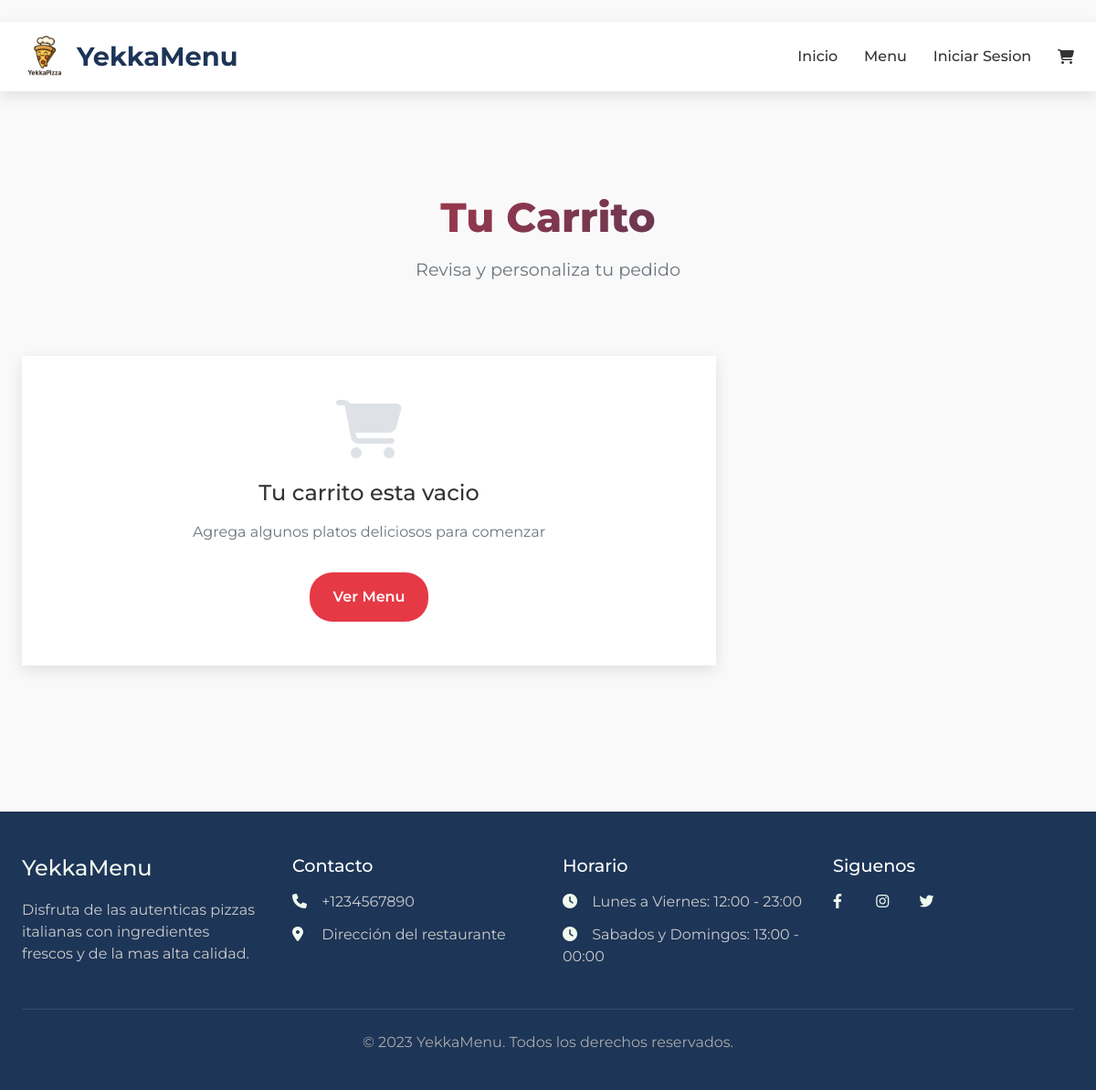
/carrito, run on the app's committed database.
### app.py (models this page shows)
class Configuracion(db.Model):
    id = db.Column(db.Integer, primary_key=True)
    nombre_restaurante = db.Column(db.String(100), default="Mi Restaurante")
    telefono = db.Column(db.String(20), default="+1234567890")
    direccion = db.Column(db.String(200), default="Dirección del restaurante")
    logo = db.Column(db.String(200), default="logo.png")
    impuesto = db.Column(db.Float, default=0.0)
    max_extras = db.Column(db.Integer, default=5)

### app.py (the view)
@app.route('/carrito')
def carrito():
    carrito = session.get('carrito', [])
    config = Configuracion.query.first()
    extras = Extra.query.filter_by(activo=True).all()
    max_extras = config.max_extras if config else 5
    total = 0
    return render_template('carrito.html', config=config, extras=extras, max_extras=max_extras,total=total)

### templates/carrito.html (shortened to what this page needs)
{% extends "base.html" %}
{% block content %}
<section class="section">
    <div class="container">
        <div class="cart-header">
            <h1>Tu Carrito</h1>
            <p>Revisa y personaliza tu pedido</p>
        </div>
        <div class="row">
            <div class="col-lg-8">
                <div class="cart-container">
                    {% if session.carrito and session.carrito|length > 0 %}
                    {% for item in session.carrito %}
                    <div class="cart-item fade-in">
                        <div class="cart-item-info">
                            <div class="cart-item-image">
                                <img src="{% if item.imagen %}{{ url_for('uploaded_file', filename=item.imagen) }}{% else %}{{ url_for('static', filename='images/default-dish.jpg') }}{% endif %}" alt="{{ item.nombre }}">
                            </div>
                            <div class="cart-item-details">
                                <h4>{{ item.nombre }}</h4>
                                <p class="cart-item-price">${{ "%.2f"|format(item.precio) }}</p>
                                {% if item.personalizaciones %}
                                <div class="cart-item-customizations">
                                    <small>
                                        Personalizaciones:
                                        {% for key, value in item.personalizaciones.items() %}
                                        {{ value.nombre }}{% if not loop.last %}, {% endif %}
                                        {% endfor %}
                                    </small>
                                </div>
                                {% endif %}
                            </div>
                        </div>
                        <div class="cart-item-actions">
                            <div class="quantity-selector">
                                <button class="quantity-btn" onclick="updateCartItem({{ loop.index0 }}, {{ item.cantidad - 1 }})">-</button>
                                <input type="number" class="quantity-input" value="{{ item.cantidad }}" min="1" readonly>
                                <button class="quantity-btn" onclick="updateCartItem({{ loop.index0 }}, {{ item.cantidad + 1 }})">+</button>
                            </div>
                            <button class="btn btn-danger" onclick="removeCartItem({{ loop.index0 }})">
                                <i class="fas fa-trash"></i>
                            </button>
                        </div>
                    </div>
                    {% endfor %}
                    {% else %}
                    <div class="empty-cart">
                        <i class="fas fa-shopping-cart"></i>
                        <h3>Tu carrito esta vacio</h3>
                        <p>Agrega algunos platos deliciosos para comenzar</p>
                        <a href="/#menu_platos" class="btn btn-primary">Ver Menu</a>
                    </div>
                    {% endif %}
                </div>
            </div>
            <div class="col-lg-4">
            </div>
        </div>
    </div>
</section>
{% endblock %}

### templates/base.html (shortened to what this page needs)
﻿<!DOCTYPE html>
<html lang="es">
<head>
    <link rel="stylesheet" href="https://cdnjs.cloudflare.com/ajax/libs/font-awesome/6.4.0/css/all.min.css">
    <link href="https://cdn.jsdelivr.net/npm/bootstrap@5.3.0/dist/css/bootstrap.min.css" rel="stylesheet">
</head>
<body>
    <header class="header">
        <nav class="navbar">
            <a href="{{ url_for('index') }}" class="logo">
                {% if config.logo %}
                <img src="{{ url_for('uploaded_file', filename=config.logo) }}" alt="{{ config.nombre_restaurante }}">
                {% else %}
                <i class="fas fa-pizza-slice" style="color: #e74c3c; font-size: 2rem; margin-right: 10px;"></i>
                {% endif %}
                {{ config.nombre_restaurante or 'Pizzeria Italia' }}
            </a>
            <ul class="nav-links">
                <li><a href="{{ url_for('index') }}">Inicio</a></li>
                <li><a href="{{ url_for('index') }}#menu_platos">Menu</a></li>
                {% if 'user_id' in session %}
                <li><a href="{{ url_for('admin_panel') }}">Administracion</a></li>
                <li><a href="{{ url_for('logout') }}">Cerrar Sesion</a></li>
                {% else %}
                <li><a href="{{ url_for('login') }}">Iniciar Sesion</a></li>
                {% endif %}
                <li>
                    <a href="{{ url_for('carrito') }}" class="cart-icon">
                        <i class="fas fa-shopping-cart"></i>
                    </a>
                </li>
            </ul>
        </nav>
    </header>
    <main>
        {% block content %}{% endblock %}
    </main>
    <footer class="footer">
        <div class="container">
            <div class="footer-content">
                <div class="footer-section">
                    <h3>{{ config.nombre_restaurante or 'Pizzeria Italia' }}</h3>
                    <p>Disfruta de las autenticas pizzas italianas con ingredientes frescos y de la mas alta calidad.</p>
                </div>
                <div class="footer-section">
                    <h4>Contacto</h4>
                    <p><i class="fas fa-phone"></i> {{ config.telefono or '+34 912 345 678' }}</p>
                    <p><i class="fas fa-map-marker-alt"></i> {{ config.direccion or 'Calle Principal, 123' }}</p>
                </div>
                <div class="footer-section">
                    <h4>Horario</h4>
                    <p><i class="fas fa-clock"></i> Lunes a Viernes: 12:00 - 23:00</p>
                    <p><i class="fas fa-clock"></i> Sabados y Domingos: 13:00 - 00:00</p>
                </div>
                <div class="footer-section">
                    <h4>Siguenos</h4>
                    <p>
                        <a href="#" style="color: #ccc; margin-right: 15px;"><i class="fab fa-facebook-f"></i></a>
                        <a href="#" style="color: #ccc; margin-right: 15px;"><i class="fab fa-instagram"></i></a>
                        <a href="#" style="color: #ccc;"><i class="fab fa-twitter"></i></a>
                    </p>
                </div>
            </div>
            <div class="footer-bottom">
                <p>&copy; 2023 {{ config.nombre_restaurante or 'Pizzeria Italia' }}. Todos los derechos reservados.</p>
            </div>
        </div>
    </footer>
</body>
</html>

### templates/base.html (style rules this page uses)
:root { --primary: #e74c3c; --primary-dark: #c0392b; --secondary: #f39c12; --dark: #2c3e50; --light: #ecf0f1; --accent: #e67e22; --text: #333333; --text-light: #777777; --shadow: 0 4px 6px rgba(0, 0, 0, 0.1); --transition: all 0.3s ease; }
* { margin: 0; padding: 0; box-sizing: border-box; }
body { font-family: 'Montserrat', sans-serif; color: var(--text); background-color: #f9f9f9; display: flex; flex-direction: column; min-height: 100vh; overflow-x: hidden; }
.header { background-color: white; box-shadow: var(--shadow); position: sticky; top: 0; z-index: 1000; padding: 0.8rem 0; transition: var(--transition); }
.navbar { display: flex; justify-content: space-between; align-items: center; max-width: 1200px; margin: 0 auto; padding: 0 1.5rem; }
.logo { display: flex; align-items: center; text-decoration: none; color: var(--dark); font-weight: 700; font-size: 1.8rem; transition: var(--transition); }
.logo img { height: 50px; margin-right: 10px; transition: var(--transition); }
.nav-links { display: flex; list-style: none; gap: 1.8rem; margin: 0; padding: 0; align-items: center; }
.nav-links a { text-decoration: none; color: var(--text); font-weight: 500; font-size: 1rem; position: relative; padding: 0.5rem 0; transition: var(--transition); }
.nav-links a:not(.cart-icon):after { content: ''; position: absolute; width: 0; height: 2px; bottom: 0; left: 0; background-color: var(--primary); transition: var(--transition); }
.cart-icon { display: flex; align-items: center; position: relative; }
main { flex: 1; width: 100%; }
.footer { background-color: var(--dark); color: white; padding: 3rem 0 1.5rem; margin-top: 3rem; }
.footer .container { max-width: 1200px; margin: 0 auto; padding: 0 1.5rem; }
.footer-content { display: grid; grid-template-columns: repeat(auto-fit, minmax(250px, 1fr)); gap: 2rem; margin-bottom: 2rem; }
.footer-section h3 { color: var(--secondary); margin-bottom: 1.2rem; font-size: 1.5rem; }
.footer-section h4 { color: white; margin-bottom: 1rem; font-size: 1.2rem; }
.footer-section p { margin-bottom: 0.8rem; color: #ccc; }
.footer-section i { color: var(--secondary); margin-right: 0.5rem; width: 20px; }
.footer-bottom { border-top: 1px solid rgba(255, 255, 255, 0.1); padding-top: 1.5rem; text-align: center; color: #aaa; }

### data on the page
Configuracion: logo (picture), nombre_restaurante "YekkaMenu", telefono "+1234567890", direccion "Dirección del restaurante"
